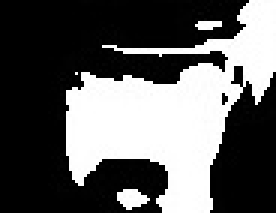
#> input picture Midas - Multiple Objects/OBJ4/325.jpg, 92 x 71 px, given in place of FourObjects.mp4, which was not available (shown 3 times larger)
$ jupyter execute --allow-errors prediction.ipynb   (shell and % lines are left out)   (text cells are left out)
#> lines starting #> are read from the running program, lines starting #| are printed output that depends on the picture; after the words box and inside, x2 and y2 are one past the last pixel; in counts of white or black regions, pixels touching at a corner belong together; pictures that were not available may be replaced by others from this repository, and a replacement may not be noted
[cell 1]
import cv2
import time
import os
import pandas as pd
import numpy as np
import cv2
import glob
import ntpath
import os
from PIL import Image
from numpy import asarray
import pickle
import time
from sklearn.ensemble._forest import ForestClassifier, ForestRegressor

[cell 2]
def video_to_frames(input_loc, output_loc):
    """Function to extract frames from input video file
    and save them as separate frames in an output directory.
    Args:
        input_loc: Input video file.
        output_loc: Output directory to save the frames.
    Returns:
        None
    """
    try:
        os.mkdir(output_loc)
    except OSError:
        pass
    # Log the time
    time_start = time.time()
    # Start capturing the feed
    cap = cv2.VideoCapture(input_loc)
    # Find the number of frames
    video_length = int(cap.get(cv2.CAP_PROP_FRAME_COUNT)) - 1
    print ("Number of frames: ", video_length)
    count = 0
    print ("Converting video..\n")
    # Start converting the video
    while cap.isOpened():
        # Extract the frame
        ret, frame = cap.read()
#> frame is the input picture: shape (71, 92, 3); min 0, max 255, mean 93.6
        # [5 lines of commented-out code are left out]
        cv2.imwrite(output_loc + "/%#05d.jpg" % (count+1), frame)
        count = count + 1
        # If there are no more frames left
        if (count > (video_length-1)):
            # Log the time again
            time_end = time.time()
            # Release the feed
            cap.release()
            # Print stats
            print ("Done extracting frames.\n%d frames extracted" % count)
            print ("It took %d seconds for conversion." % (time_end-time_start))
            break
    return count

[cell 3]
def frameconversion():
    print ("\n Converting frames . . .\n")
    filelist=glob.glob('C:/Users/aaqib/Desktop/Midas - Multiple Objects/frames/*.jpg')
    for i in filelist:
        image = cv2.imread(i)
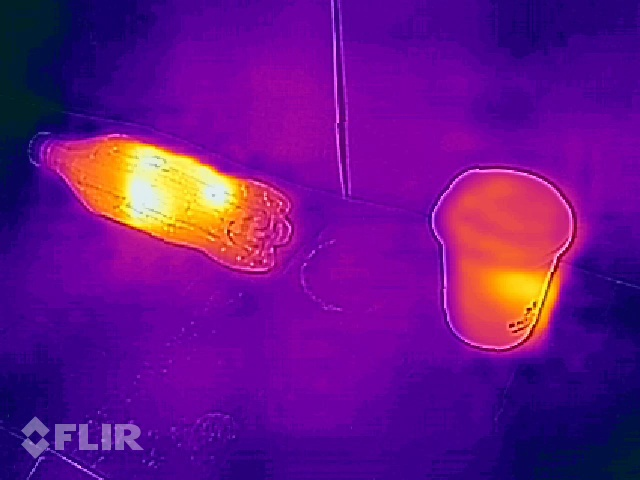
#> input picture Midas - Multiple Objects/diagram/frames/00001.jpg, 640 x 480 px
#> image is the input picture: shape (480, 640, 3); mean B, G, R 138, 16.9, 104.9
        #print(type(image))
        #print(image[0])

        gray = cv2.cvtColor(image, cv2.COLOR_BGR2GRAY)
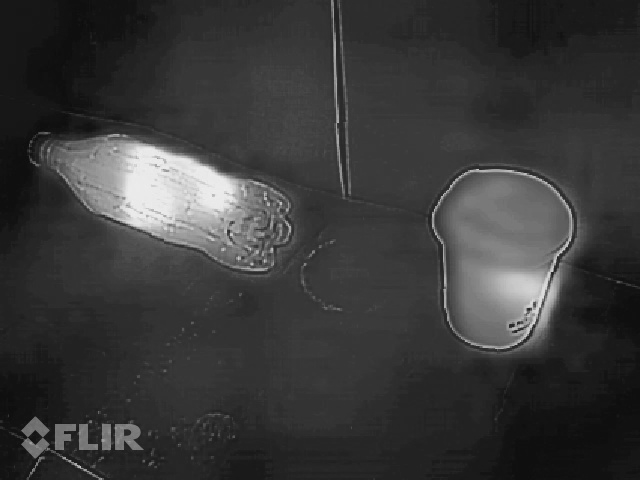
#> gray: shape (480, 640); min 11, max 241, mean 57

        blurred = cv2.GaussianBlur(gray, (11, 11), cv2.BORDER_DEFAULT)
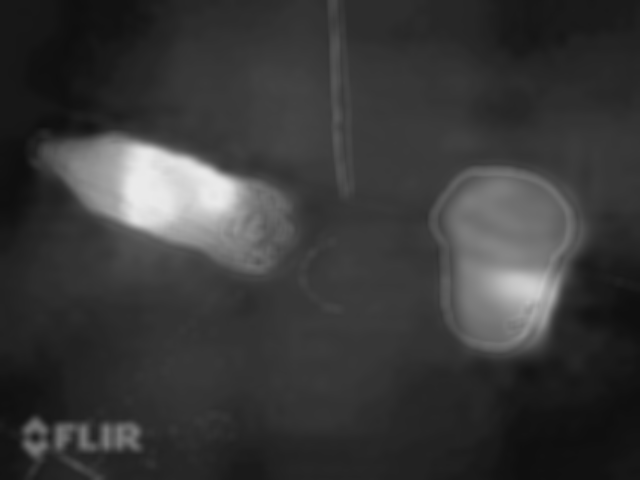
#> blurred: shape (480, 640); min 15, max 235, mean 57
        ret,th1 = cv2.threshold(blurred,170,255,cv2.THRESH_BINARY)
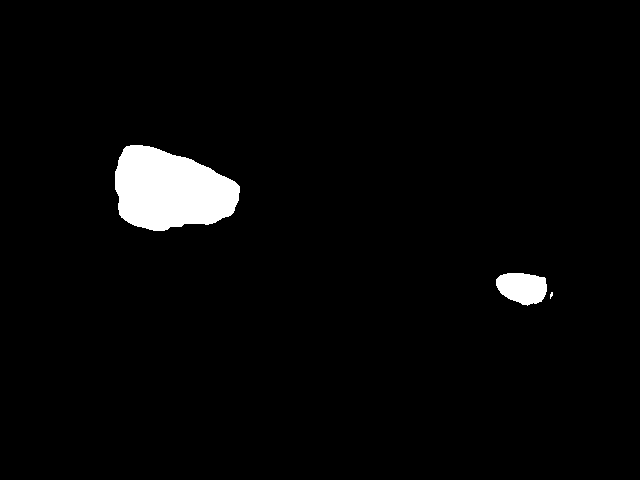
#> th1: shape (480, 640); 3% white; 3 white regions (1 under 20 px), largest, box (x1, y1, x2, y2) and area: (115, 145, 240, 231) 7911, (496, 273, 547, 306) 1282


        # [13 lines of commented-out code are left out]
        filename=ntpath.basename(i)
        pre=filename.split(".")[0]
        fi='C:/Users/aaqib/Desktop/Midas - Multiple Objects/step2/'+pre+".jpg"
        cv2.imwrite(fi,th1)
#> pass 2 of the loop in frameconversion, `for i in filelist:`:
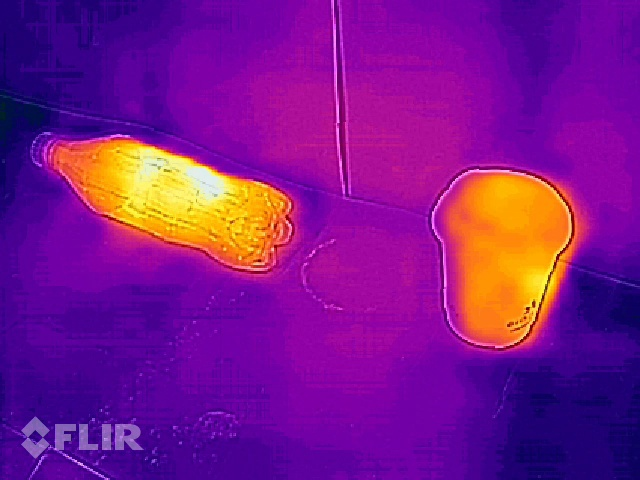
#> input picture Midas - Multiple Objects/diagram/frames/00292.jpg, 640 x 480 px
#> in frameconversion, image is the input picture: shape (480, 640, 3); mean B, G, R 139.5, 22.4, 123.9
#> in frameconversion, `blurred = cv2.GaussianBlur(gray, (11, 11), cv2.BORDER_DEFAULT)`:
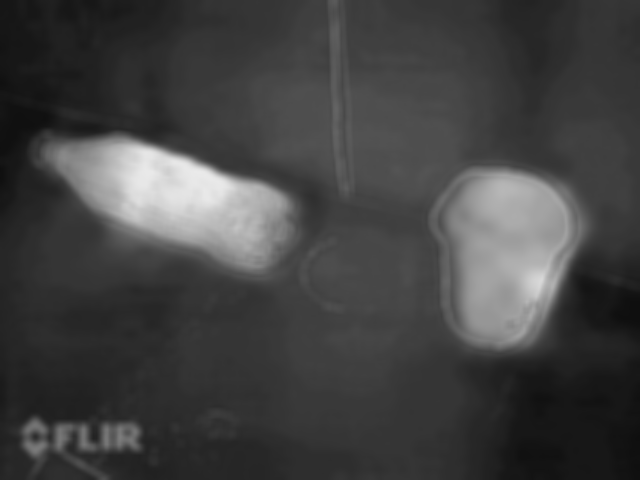
#> blurred: shape (480, 640); min 15, max 234, mean 66.1
#> in frameconversion, `ret,th1 = cv2.threshold(blurred,170,255,cv2.THRESH_BINARY)`:
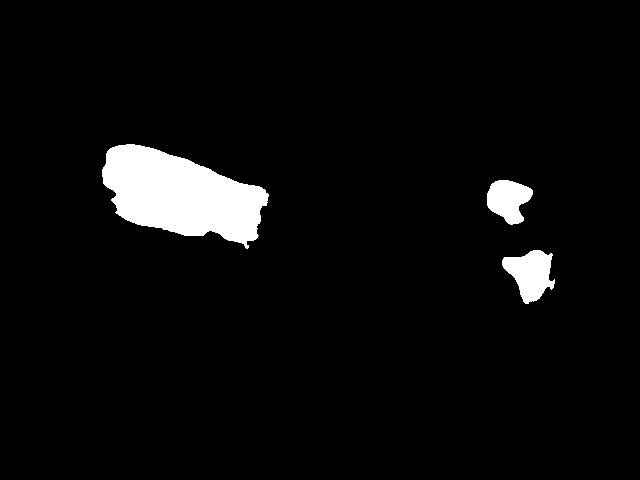
#> th1: shape (480, 640); 4.5% white; 3 white regions, box (x1, y1, x2, y2) and area: (102, 144, 269, 249) 10697, (502, 250, 555, 304) 1740, (487, 180, 533, 225) 1392
#> pass 3 of the loop in frameconversion, `for i in filelist:`:
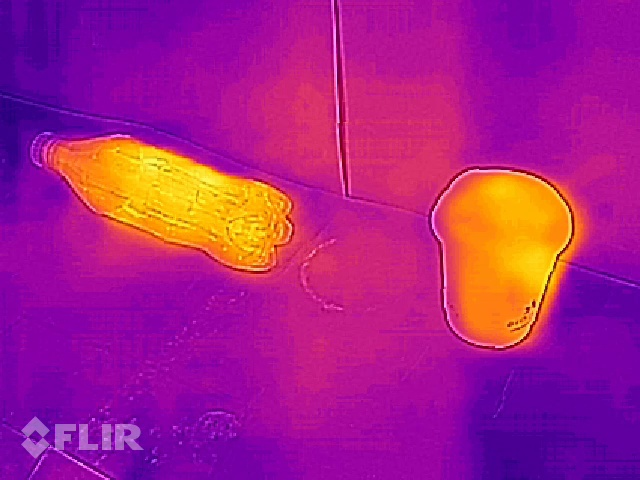
#> input picture Midas - Multiple Objects/diagram/frames/00438.jpg, 640 x 480 px
#> in frameconversion, image is the input picture: shape (480, 640, 3); mean B, G, R 136.1, 30.6, 166.7
#> in frameconversion, `blurred = cv2.GaussianBlur(gray, (11, 11), cv2.BORDER_DEFAULT)`:
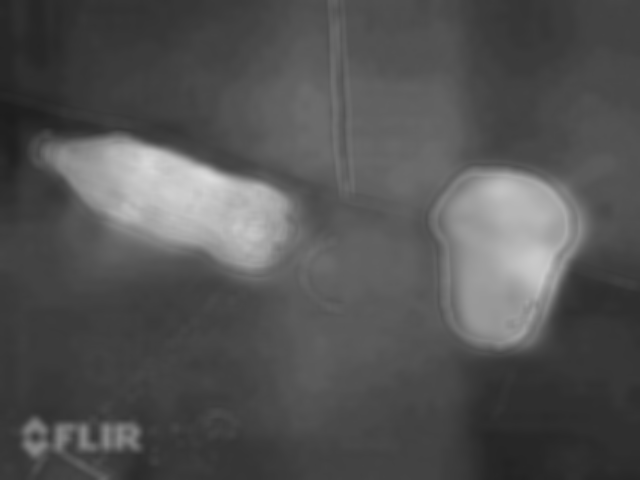
#> blurred: shape (480, 640); min 29, max 219, mean 83.3
#> in frameconversion, `ret,th1 = cv2.threshold(blurred,170,255,cv2.THRESH_BINARY)`:
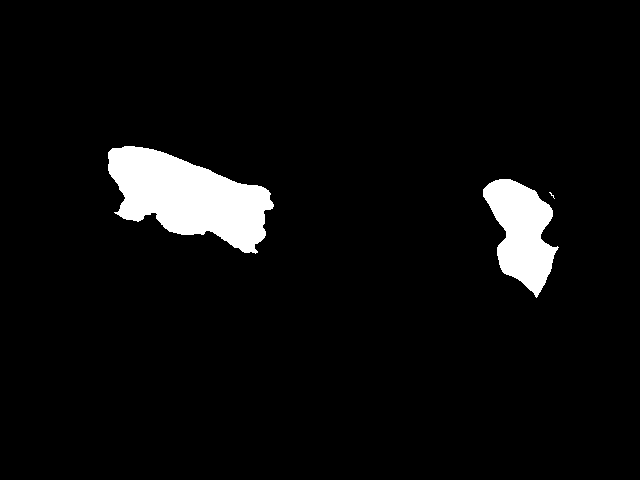
#> th1: shape (480, 640); 5.1% white; 3 white regions (1 under 20 px), largest, box (x1, y1, x2, y2) and area: (108, 146, 274, 254) 10374, (483, 179, 559, 298) 5171
    print ("Applied Gaussian Blur and Threshold . . .\n")
